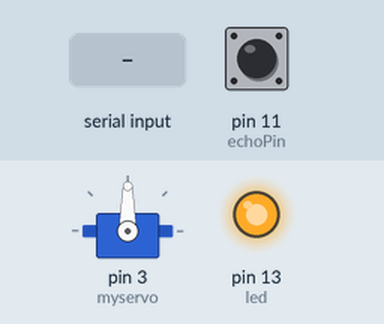
Simulated run of this sketch. Board: Arduino Uno, built with avr-gcc and run on an emulated ATmega328P. Shown: servo, output pins drawn as LEDs (lit = HIGH). The inputs (shaded band) are chosen by the test bench; at power-on: pin 11 (echoPin) LOW. Pins used as bus, display or sensor lines are not drawn; what the sketch prints to the serial monitor is not drawn.

Above: at 1.2 s.
1.3 s: "l" received over Serial
At 3.1 s:
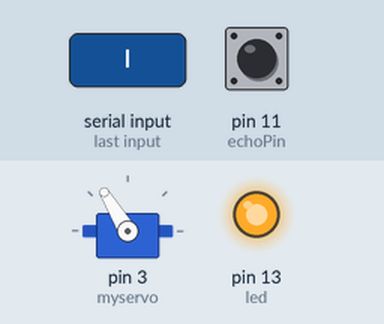
3.6 s: "l" received over Serial
At 4.7 s:
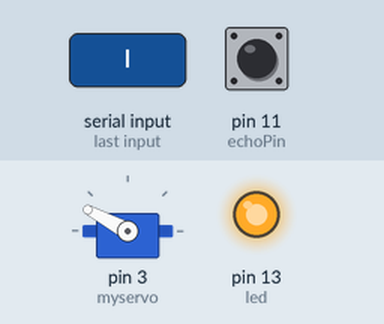
5.8 s: "r" received over Serial
At 7.1 s:
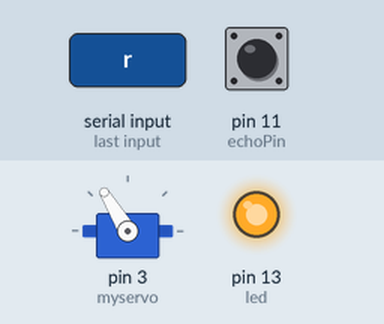
7.3 s: "o" received over Serial
At 9.3 s:
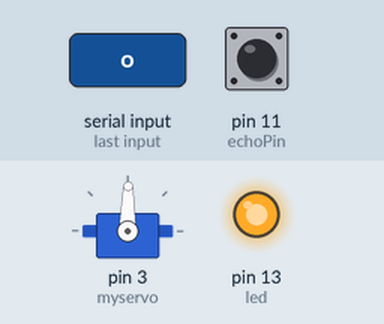
9.5 s: "r" received over Serial
At 11.1 s:
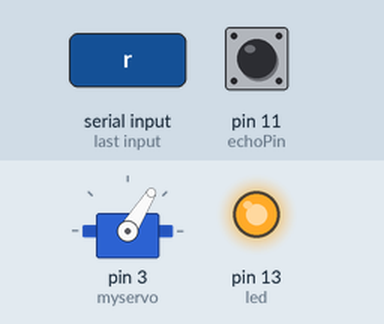
12.3 s: pin 11 (echoPin) pulsed HIGH 2 times (0.12 s each, 0.3 s apart)
At 13.9 s:
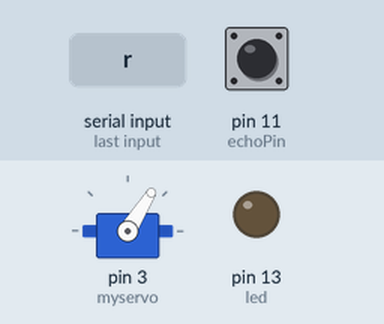
Timing chart, 0 to 15.7 s (numbered marks = the images above; inputs shaded):
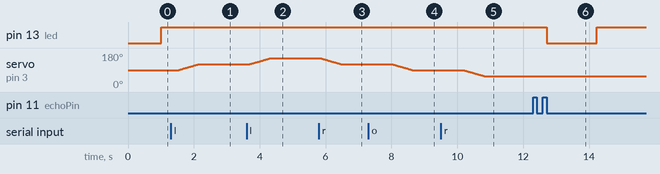

Measured:
- after the input at 1.3 s, servo on pin 3 (myservo): moves from 90° to 121° over 0.60 s, starting after 0.24 s
- after the input at 3.6 s, servo on pin 3 (myservo): moves from 121° to 152° over 0.60 s, starting after 0.10 s
- after the input at 5.8 s, servo on pin 3 (myservo): moves from 152° to 121° over 0.60 s, starting after 0.07 s
- after the input at 7.3 s, servo on pin 3 (myservo): moves from 121° to 89° over 0.62 s, starting after 0.73 s
- after the input at 9.5 s, servo on pin 3 (myservo): moves from 89° to 58° over 0.60 s, starting after 0.71 s
- after the input at 12.3 s, pin 13 (led): HIGH → LOW after 0.42 s, → HIGH 1.5 s later

The sketch:

ULTRASONIC.ino
```cpp
#include <Servo.h>
int trigPin = 12; // 초음파센서 출력핀
int echoPin = 11; // 초음파센서 입력핀
int led = 13;     // LED 핀
Servo myservo;  // create servo object to control a servo
// twelve servo objects can be created on most boards
int angle = 90;
void setup(){
  Serial.begin(9600);       // 시리얼 속도 설정
  pinMode(trigPin, OUTPUT);  // 트리거 핀을 출력으로 설정
  pinMode(echoPin, INPUT);   // 데코 핀을 입력으로 설정
  pinMode(led, OUTPUT);      // LED 핀을 출력으로 설정
  myservo.attach(3);  // attaches the servo on pin 9 to the servo object
}

void loop(){
  if (Serial.available()){ // Serial.available()는 아두이노가 받은 데이터가 있는지 확인하는 명령어.
    delay(30);
    char c = Serial.read();
    Serial.print(c);
    if (c == 'l') {
      for (int pos = 0; pos <= 30; pos++) { // goes from 0 degrees to 180 degrees
      angle = angle + 1;
      if (angle >= 180) {
        angle = 180;
      }
      myservo.write(angle);              // tell servo to go to position in variable 'pos'
      delay(20);                       // waits 15ms for the servo to reach the position
    }
    }
    else if (c == 'r') {
      for (int pos = 30; pos >= 0; pos--) { // goes from 180 degrees to 0 degrees
        angle = angle -1;
        if (angle <= 0) {
          angle = 0;
        }
        myservo.write(angle);              // tell servo to go to position in variable 'pos'
        delay(20);                       // waits 15ms for the servo to reach the position
      }
    }
     else if ( c == 'o') {
       if (angle > 90){
        int degree = angle - 90;
         for (int pos = degree; pos >=0; pos--) {
           angle = angle -1;
           myservo.write(angle);              // tell servo to go to position in variable 'pos'
           delay(20);
         }
       }
       else {
        int degree = 90 - angle;
         for (int pos = 0; pos <= degree; pos++) { // goes from 0 degrees to 180 degrees
           angle = angle + 1;
           myservo.write(angle);              // tell servo to go to position in variable 'pos'
           delay(20);
         }
       }
   }
  }
  //초음파를 보내며, 다 보내면 echo가 HIGH(신호받기) 상태로 대기
  digitalWrite(trigPin, HIGH);
  delay(10);
  digitalWrite(trigPin, LOW);

  // echoPin 이 HIGH를 유지한 시간 즉, 초음파가 보냈다가 다시 들어온 시간
  float duration = pulseIn(echoPin, HIGH);  // 마이크로 초

  // HIGH 였을 때 시간을 가지고 물체와의 거리(distance)를 계산 한다.
  // 초음파(소리)의 속도: 340m/s
  // 초(second)와 미터(m)를 마이크로 초와 cm로 변환하기 위해서 10000으로 나눠 준다
  // 왕복거리이므로 2로 나눠 준다
  int distance = int(((float)(340 * duration) / 10000) / 2);  // 또는 duration / 58.8

  Serial.println(distance);


  //시리얼모니터에 Echo가 HIGH인 시간 및 거리를 표시해준다.
  if(distance <= 100) { // 100cm 이내인 경우
    digitalWrite(led, HIGH); // LED ON
  }
  else {
    digitalWrite(led, LOW); // LED OFF
  }
  delay(500);
}
```
